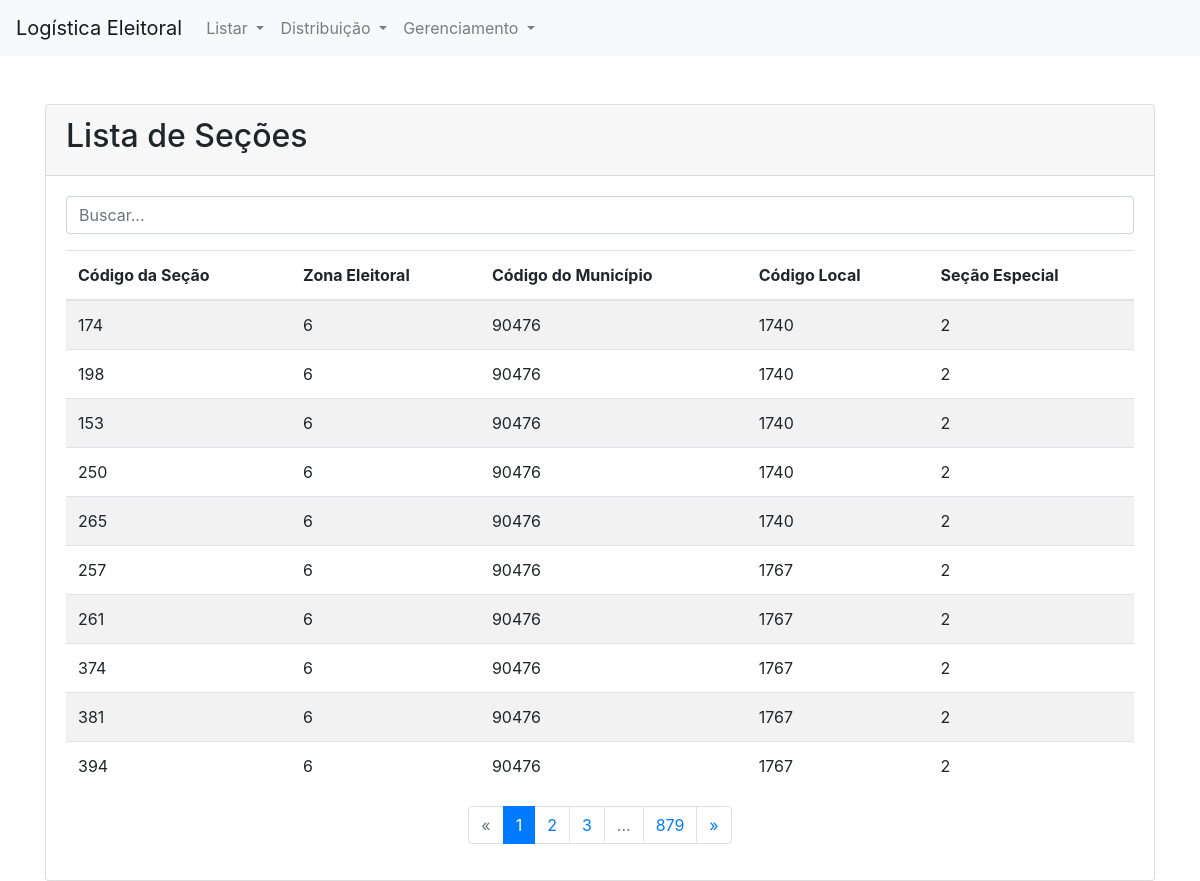
The page /secoes/ on the database its author committed.
### Logis/models.py (models this page shows, shortened)
class Secao(models.Model):
    cod_zona = models.ForeignKey(ZonaEleitoral, on_delete=models.CASCADE) #secao pertence a zona
    cod_municipio = models.CharField(max_length=8)
    cod_local = models.CharField(max_length=10)
    cod_secao = models.CharField(max_length=10)
    ind_especial = models.CharField(max_length=1)

class ZonaEleitoral(models.Model):
    nome = models.CharField(max_length=100, null=True)
    qtdSecoes = models.IntegerField(default=0, null=True)

### Logis/views/entidades.py (the view, shortened to what this page needs)
# urls.py: path('secoes/', entidades.secao_list, name='secao_list'),
def secao_list(request):
    query = request.GET.get('q', '')
    secao_queryset = Secao.objects.all()
    paginator = Paginator(secao_queryset, 10)
    page_number = request.GET.get('page')
    secoes = paginator.get_page(page_number)
    current_page = secoes.number
    total_pages = paginator.num_pages
    page_range = [
        x for x in range(current_page - 2, current_page + 3)
        if 1 <= x <= total_pages
    ]
    return render(request, 'Logis/secao_list.html', {
        'secoes': secoes,
        'query': query,
        'page_range': page_range,
        'total_pages': total_pages,
    })

### Logis/templates/Logis/secao_list.html (shortened to what this page needs)
{% extends 'Logis/base.html' %}
{% block content %}
<div class="card">
    <div class="card-header">
        <h2>Lista de Seções</h2>
    </div>
    <div class="card-body">
        <form method="get" class="mb-3">
            <input type="text" name="q" class="form-control" placeholder="Buscar..." value="{{ query }}">
        </form>
        <table class="table table-striped">
            <thead>
                <tr>
                    <th>Código da Seção</th>
                    <th>Zona Eleitoral</th>
                    <th>Código do Município</th>
                    <th>Código Local</th>
                    <th>Seção Especial</th>
                </tr>
            </thead>
            <tbody>
                {% for secao in secoes %}
                <tr>
                    <td>{{ secao.cod_secao }}</td>
                    <td>{{ secao.cod_zona.nome }}</td>
                    <td>{{ secao.cod_municipio }}</td>
                    <td>{{ secao.cod_local }}</td>
                    <td>{{ secao.ind_especial }}</td>
                </tr>
                {% empty %}
                <tr>
                    <td colspan="5" class="text-center">Nenhuma seção cadastrada.</td>
                </tr>
                {% endfor %}
            </tbody>
        </table>
        <nav aria-label="Page navigation">
            <ul class="pagination justify-content-center">
                {% if secoes.has_previous %}
                <li class="page-item">
                    <a class="page-link" href="?page={{ secoes.previous_page_number }}{% if query %}&q={{ query }}{% endif %}" aria-label="Previous">
                        <span aria-hidden="true">&laquo;</span>
                    </a>
                </li>
                {% else %}
                <li class="page-item disabled">
                    <span class="page-link">&laquo;</span>
                </li>
                {% endif %}
                {% for num in page_range %}
                <li class="page-item {% if secoes.number == num %}active{% endif %}">
                    <a class="page-link" href="?page={{ num }}{% if query %}&q={{ query }}{% endif %}">{{ num }}</a>
                </li>
                {% endfor %}
                {% if total_pages not in page_range %}
                <li class="page-item disabled">
                    <span class="page-link">...</span>
                </li>
                <li class="page-item">
                    <a class="page-link" href="?page={{ total_pages }}{% if query %}&q={{ query }}{% endif %}">{{ total_pages }}</a>
                </li>
                {% endif %}
                {% if secoes.has_next %}
                <li class="page-item">
                    <a class="page-link" href="?page={{ secoes.next_page_number }}{% if query %}&q={{ query }}{% endif %}" aria-label="Next">
                        <span aria-hidden="true">&raquo;</span>
                    </a>
                </li>
                {% else %}
                <li class="page-item disabled">
                    <span class="page-link">&raquo;</span>
                </li>
                {% endif %}
            </ul>
        </nav>
    </div>
</div>
{% endblock %}

### rows shown on the page
Secao: cod_secao "174", cod_zona.nome "6", cod_municipio "90476", cod_local "1740", ind_especial "2"
Secao: cod_secao "198", cod_zona.nome "6", cod_municipio "90476", cod_local "1740", ind_especial "2"
Secao: cod_secao "153", cod_zona.nome "6", cod_municipio "90476", cod_local "1740", ind_especial "2"
Secao: cod_secao "250", cod_zona.nome "6", cod_municipio "90476", cod_local "1740", ind_especial "2"
Secao: cod_secao "265", cod_zona.nome "6", cod_municipio "90476", cod_local "1740", ind_especial "2"
Secao: cod_secao "257", cod_zona.nome "6", cod_municipio "90476", cod_local "1767", ind_especial "2"
Secao: cod_secao "261", cod_zona.nome "6", cod_municipio "90476", cod_local "1767", ind_especial "2"
Secao: cod_secao "374", cod_zona.nome "6", cod_municipio "90476", cod_local "1767", ind_especial "2"
Secao: cod_secao "381", cod_zona.nome "6", cod_municipio "90476", cod_local "1767", ind_especial "2"
Secao: cod_secao "394", cod_zona.nome "6", cod_municipio "90476", cod_local "1767", ind_especial "2"

### other values the page prints
{{ num }} "1" "2" "3"
{{ total_pages }} "879"
